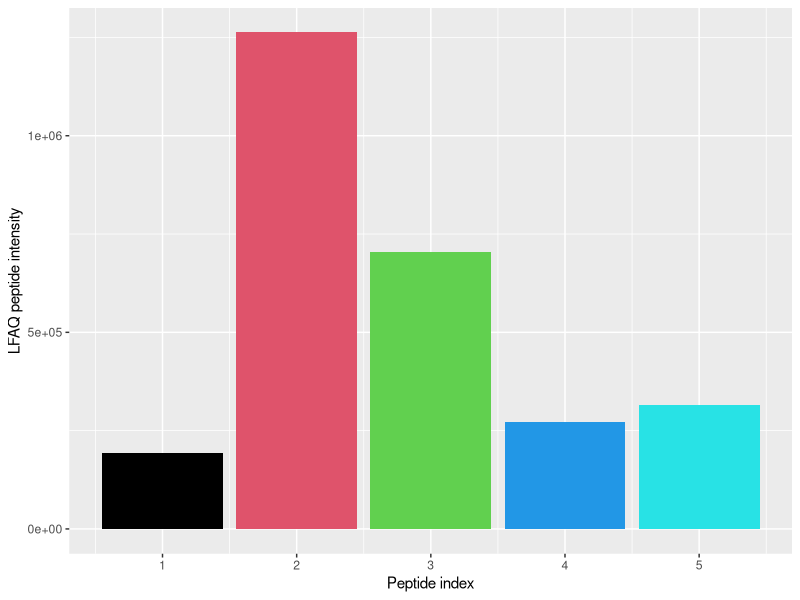

Recreate this plot in R.
setwd("G:\\ProgramResult\\checkLFAQ\\github_backup\\20180428LFAQ-master\\ExecutableFiles\\x86")
library(ggplot2)
d<-read.table("PeptidesOfOneProtein.txt",sep="\t",header = TRUE)
Peptidesindex<-d[,1];
Intensities<-d[,2];
plotFrame<-data.frame(Peptidesindex,Intensities);
tiff(file="G:\\ProgramResult\\checkLFAQ\\github_backup\\20180428LFAQ-master\\ExecutableFiles\\x86/BarOfOneProtein.tiff",res=500,width=2000,height=1500,compression = "lzw")
if(length(Peptidesindex)<10){
ggplot()+geom_bar(aes(Peptidesindex,Intensities),stat = "identity",fill=Peptidesindex)+ ylab("LFAQ peptide intensity")+ xlab("Peptide index")+scale_x_continuous(breaks=Peptidesindex)
}else{
ggplot()+geom_bar(aes(Peptidesindex,Intensities),stat = "identity",fill=Peptidesindex)+ ylab("LFAQ peptide intensity")+ xlab("Peptide index")
}
dev.off()

